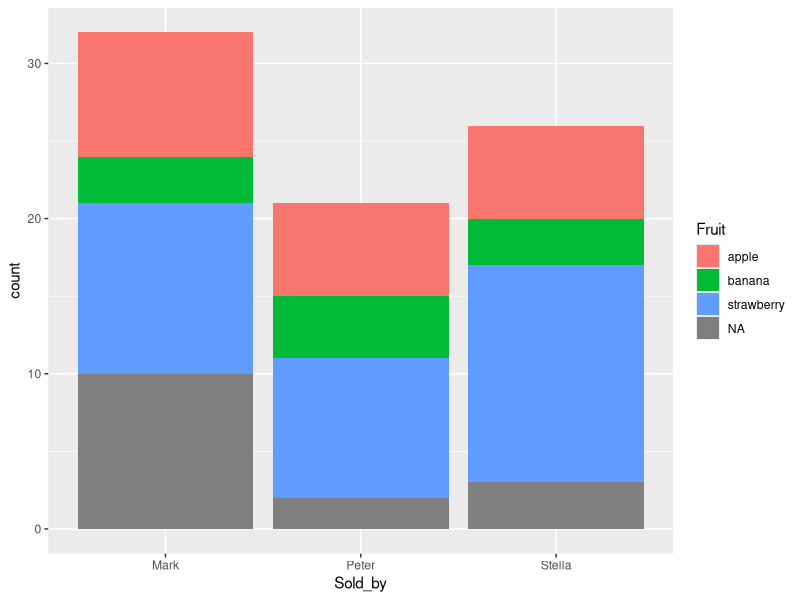
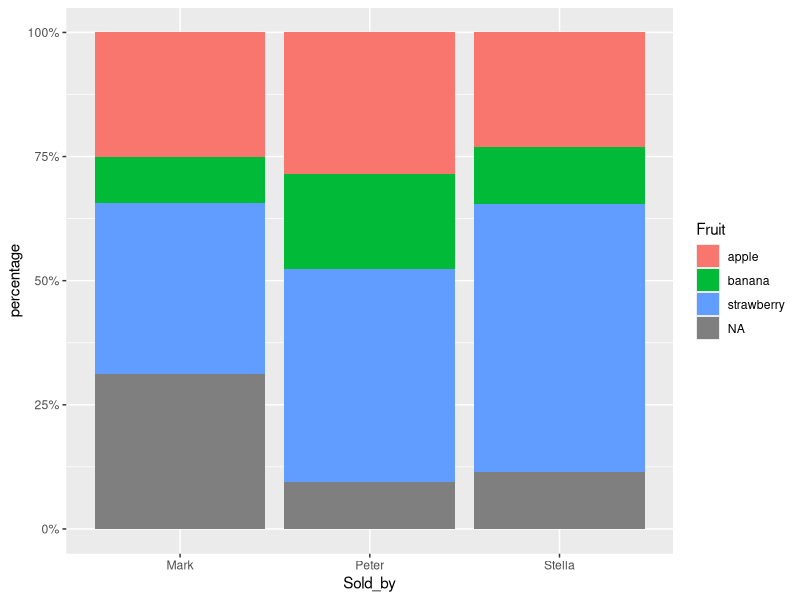
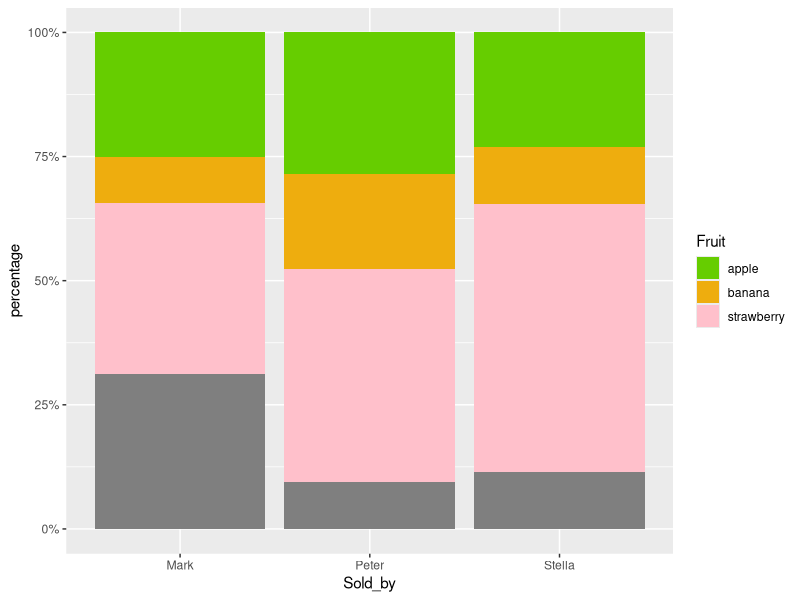

Reproduce these figures in R, in order. (Note: this script raises an error after producing the figures.)
library(tidyverse)
set.seed(125)
my_data <-
  data.frame("Fruit" = rep(c("apple","banana","strawberry",NA), 
                           c(20,10,34,15)),
             "Sold_by" = sample(x = c("Stella","Peter","Mark"), 
                                size = 79, replace = T),
             "Price" = sample(x = seq(1,3,0.1), size = 79, replace = T))

data_to_plot <- my_data %>%
                 ggplot(aes(x = Sold_by, fill = Fruit)) 
Fig1 <- data_to_plot +  geom_bar()
Fig1
#Mark seems to sell more "NA" fruits, but also it's the best seller
Fig2 <- data_to_plot + 
          geom_bar(position = "fill") +
          scale_y_continuous(labels = scales::percent) +
        ylab("percentage")
Fig2
# How we can get rid off "NA" category, but save these percentages and proportions
Fig3 <- Fig2 + 
          scale_fill_manual(breaks = c("apple","banana","strawberry"),  
                            values = c("chartreuse3","darkgoldenrod2","pink"))
Fig3
# It seems we need to change the order of the levels
my_data$Fruit <- my_data$Fruit %>% 
  factor() %>% 
  addNA(ifany = T) %>%
  fct_relevel(NA)
# Now we can finally represent our desired plot
Fig4 <- my_data %>%
  ggplot(aes(x = Sold_by, fill = Fruit)) +
  geom_bar(position = "fill") +
  scale_fill_manual(breaks = c("apple","banana","strawberry"),  
                    values = c("chartreuse3","darkgoldenrod2","pink")) +
  scale_y_continuous(labels = scales::percent) +
  ylab("percentage")

ggpubr::ggarrange(
            ggarrange(plotlist = list(Fig1,Fig2),
                  ncol = 2,
                  nrow = 1, 
                  align = "h",
                  legend = "bottom",
                  common.legend = T,
                  labels = c("Fig1","Fig2"),
                  font.label = list(size = 10)),
            ggarrange(plotlist = list(Fig3,Fig4),
            nrow = 1,
            ncol = 2,
            legend = "bottom",
            common.legend = T,
            labels = c("Fig3","Fig4"),
            font.label = list(size = 10))
        )
